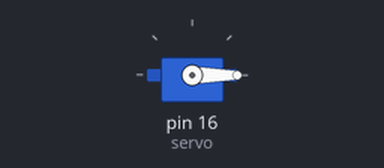
A sketch run on a simulated Arduino Uno, built with avr-gcc and run on an emulated ATmega328P. Parts: servo.

Above: at 0.05 s.
At 1.5 s:
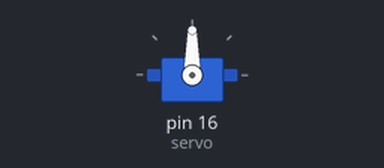
At 3.0 s:
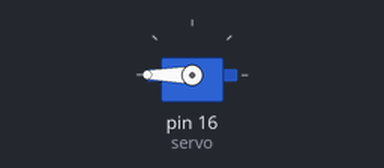
Timing chart, 0 to 6.9 s (numbered marks = the images above):
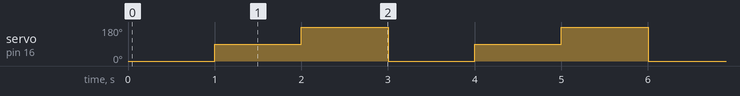

Measured:
- by itself, servo on pin 16 (servo): repeats every 3.0 s: 180° 1.0 s, 0° 1.0 s, 90° 1.0 s

The sketch:

servo.ino
```cpp
#include <Servo.h>

Servo servo;

void setup()
{
  servo.attach(16);

  servo.write(0);
  delay(0);

}


void loop()
{

    servo.write(0);
    delay(1000);
    servo.write(90);
    delay(1000);
    servo.write(180);
    delay(1000);

}
```

Blink.ino
```cpp

```
